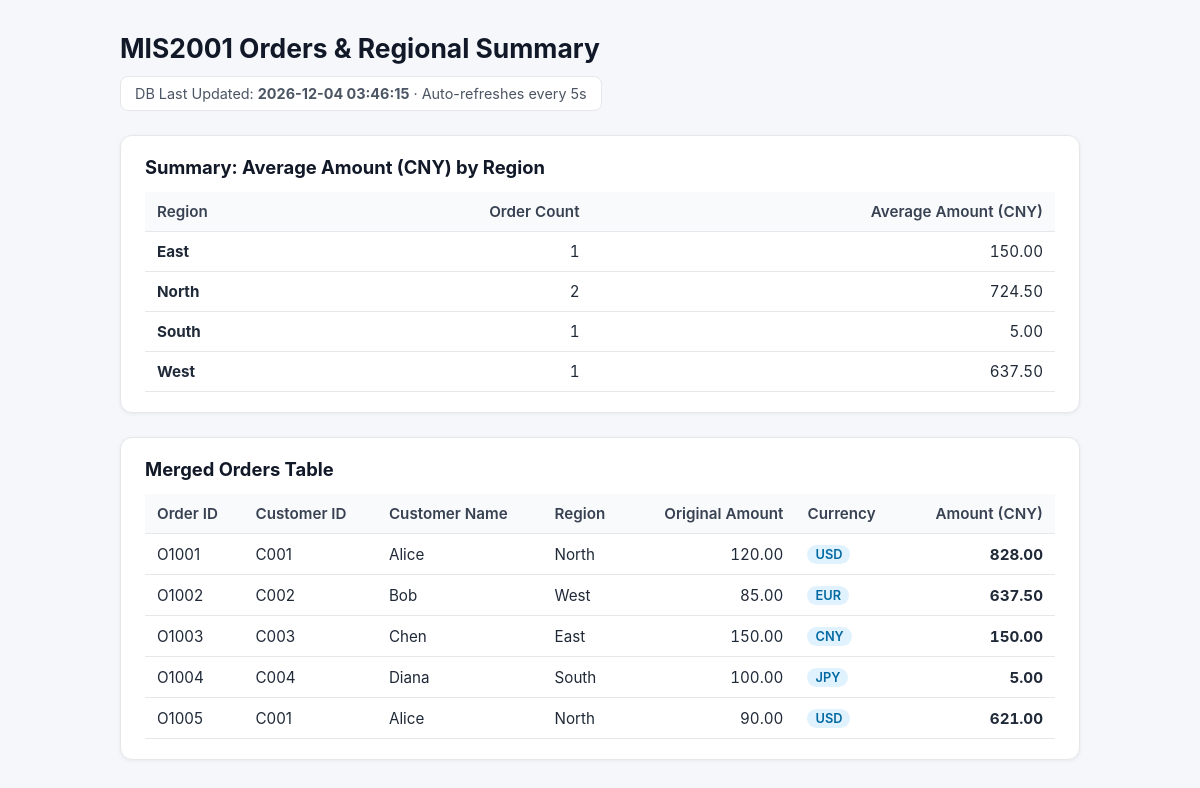
Before: / with the older database file.
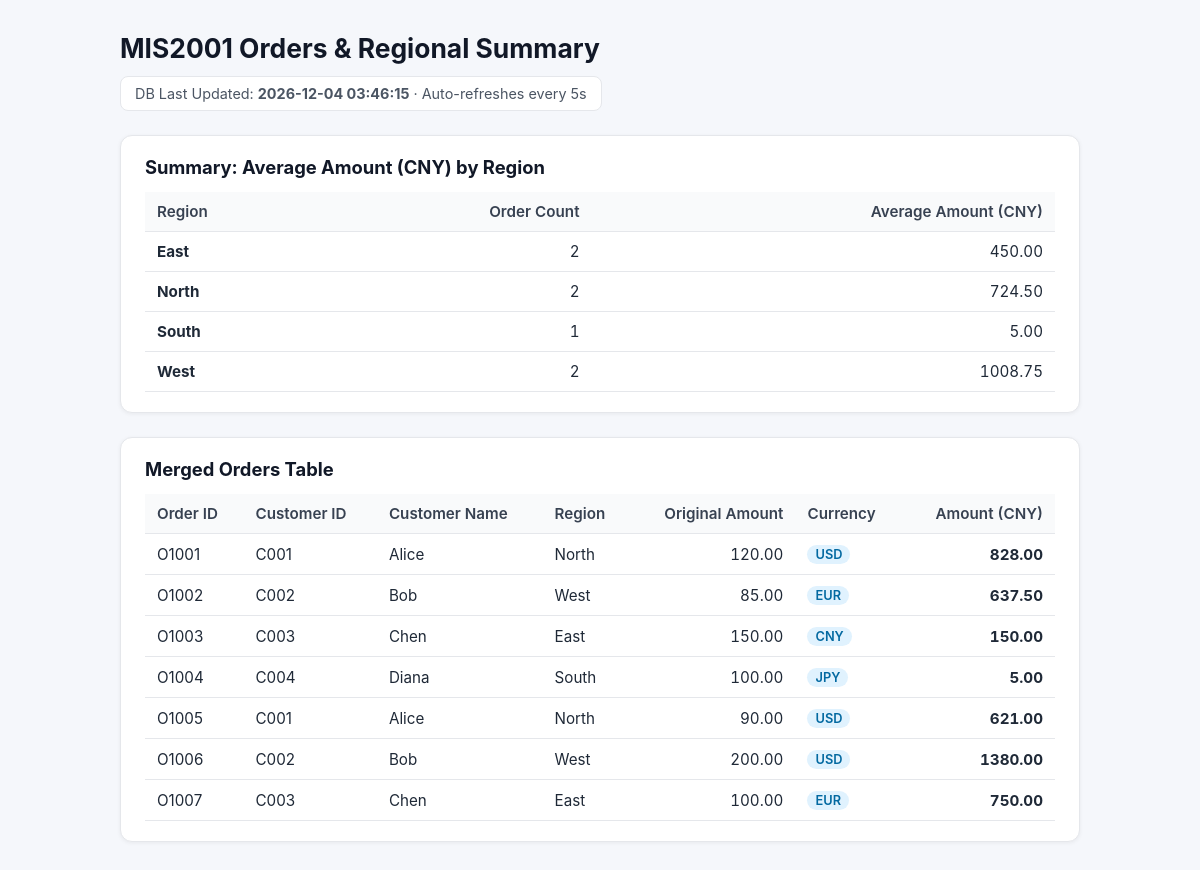
After: the same page with the newer database file.
### tables this page shows
CREATE TABLE "region_summary" (
"region" TEXT,
  "order_count" INTEGER,
  "avg_amount_cny" REAL
);

CREATE TABLE "merged_orders" (
"order_id" TEXT,
  "customer_id" TEXT,
  "customer_name" TEXT,
  "region" TEXT,
  "amount" INTEGER,
  "currency" TEXT,
  "amount_cny" REAL
);

### app.py (the view)
@app.route("/")
def index():
    orders, summary, updated_at = fetch_tables()
    return render_template(
        "index.html",
        orders=orders,
        summary=summary,
        updated_at=updated_at,
    )

### app.py (called while the page is built)
def fetch_tables() -> tuple[list[dict], list[dict], str]:
    if not DB_PATH.exists():
        return [], [], "Database not found"
    with sqlite3.connect(DB_PATH) as conn:
        conn.row_factory = sqlite3.Row
        orders = [
            dict(row)
            for row in conn.execute(
                "SELECT order_id, customer_id, customer_name, region, amount, currency, amount_cny "
                "FROM merged_orders ORDER BY order_id"
            ).fetchall()
        ]
        summary = [
            dict(row)
            for row in conn.execute(
                "SELECT region, order_count, avg_amount_cny "
                "FROM region_summary ORDER BY region"
            ).fetchall()
        ]
    updated_at = datetime.fromtimestamp(DB_PATH.stat().st_mtime).strftime("%Y-%m-%d %H:%M:%S")
    return orders, summary, updated_at

### templates/index.html (shortened to what this page needs)
<!DOCTYPE html>
<html lang="en">
<head>
</head>
<body>
  <div class="container">
    <header>
      <h1>MIS2001 Orders &amp; Regional Summary</h1>
      <div class="meta">
        DB Last Updated: <strong id="updated-at">{{ updated_at }}</strong> · Auto-refreshes every 5s
      </div>
    </header>
    <section class="card">
      <h2>Summary: Average Amount (CNY) by Region</h2>
      <table>
        <thead>
          <tr>
            <th>Region</th>
            <th class="num">Order Count</th>
            <th class="num">Average Amount (CNY)</th>
          </tr>
        </thead>
        <tbody id="summary-body">
          {% for row in summary %}
          <tr>
            <td><strong>{{ row.region }}</strong></td>
            <td class="num">{{ row.order_count }}</td>
            <td class="num">{{ "%.2f"|format(row.avg_amount_cny) }}</td>
          </tr>
          {% endfor %}
        </tbody>
      </table>
    </section>
    <section class="card">
      <h2>Merged Orders Table</h2>
      <table>
        <thead>
          <tr>
            <th>Order ID</th>
            <th>Customer ID</th>
            <th>Customer Name</th>
            <th>Region</th>
            <th class="num">Original Amount</th>
            <th>Currency</th>
            <th class="num">Amount (CNY)</th>
          </tr>
        </thead>
        <tbody id="orders-body">
          {% for row in orders %}
          <tr>
            <td>{{ row.order_id }}</td>
            <td>{{ row.customer_id }}</td>
            <td>{{ row.customer_name }}</td>
            <td>{{ row.region }}</td>
            <td class="num">{{ "%.2f"|format(row.amount) }}</td>
            <td><span class="badge">{{ row.currency }}</span></td>
            <td class="num"><strong>{{ "%.2f"|format(row.amount_cny) }}</strong></td>
          </tr>
          {% endfor %}
        </tbody>
      </table>
    </section>
  </div>
</body>
</html>

### templates/index.html (style rules this page uses)
* { box-sizing: border-box; }
body { font-family: -apple-system, BlinkMacSystemFont, "Segoe UI", Roboto, sans-serif; background: #f5f7fb; color: #1f2937; margin: 0; padding: 32px 20px; }
.container { max-width: 960px; margin: 0 auto; }
header { display: flex; justify-content: space-between; align-items: center; flex-wrap: wrap; gap: 12px; margin-bottom: 24px; }
h1 { margin: 0; font-size: 1.65rem; color: #111827; }
.meta { font-size: 0.9rem; color: #4b5563; background: #ffffff; padding: 8px 14px; border-radius: 8px; border: 1px solid #e5e7eb; }
.card { background: #ffffff; border-radius: 12px; padding: 20px 24px; margin-bottom: 24px; box-shadow: 0 1px 4px rgba(0, 0, 0, 0.06); border: 1px solid #e5e7eb; }
h2 { margin: 0 0 14px 0; font-size: 1.15rem; color: #111827; }
table { width: 100%; border-collapse: collapse; font-size: 0.95rem; }
th, td { padding: 10px 12px; text-align: left; border-bottom: 1px solid #e5e7eb; }
th { background: #f9fafb; font-weight: 600; color: #374151; }
.num { text-align: right; font-variant-numeric: tabular-nums; }
.badge { display: inline-block; padding: 2px 8px; border-radius: 999px; background: #e0f2fe; color: #0369a1; font-size: 0.8rem; font-weight: 600; }

Changed rows visible on the page:
changed region_summary "East": order_count "1" → "2"; avg_amount_cny "150.00" → "450.00"
changed region_summary "West": order_count "1" → "2"; avg_amount_cny "637.50" → "1008.75"
added merged_orders: order_id "O1006", customer_id "C002", customer_name "Bob", region "West", amount "200.00", currency "USD", amount_cny "1380.00"
added merged_orders: order_id "O1007", customer_id "C003", customer_name "Chen", region "East", amount "100.00", currency "EUR", amount_cny "750.00"
